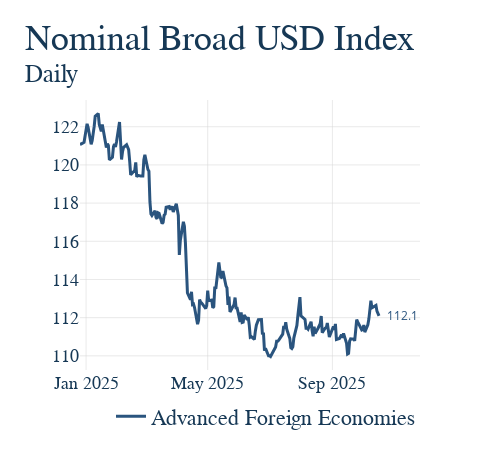

Here is the notebook cell this chart was saved with:
### Markdown cell above
5. Now that all our data is ready, make the graph and have it save itself as a .html file to graph_output whenver the notebooks is rerun. The name of the file should exactly match the notebook name. For instance, this file "example.ipynb" produces the graph "example.html." Nice work, you made a graph!

### Code cell
fig = go.Figure()

for col in joined_df.columns:
    fig.add_trace(
        go.Scatter(
            x=joined_df.index,
            y=joined_df[col],
            mode='lines',
            name=col
        )
    )

fig.update_layout(
    title = dict(text = 'Nominal Broad USD Index <br><sup>Daily</sup>'),
    xaxis_title=None,
    yaxis_title=None,
    legend = dict(
        orientation='h',
        y=-0.25
    ),
        height=450,
    width=500,
)

fig.update_yaxes(
    tickformat=".0f",
)

fig.update_xaxes(
    type='date',
    dtick="M4",
    tickformat='%b %Y',
)

ut.add_end_labels(fig = fig)

fig.show()

fig.write_html(GRAPH_OUTPUT_PATH / f"{GRAPH_NAME}.html")

### Figure 1 — Plotly figure (JSON) as saved in the notebook; plotly's stock layout.template omitted (floating-point values rounded to 4 significant figures; data arrays with more than 128 entries replaced by an {"elided": "..."} marker saying what was removed)
{"data": [{"mode": "lines", "name": "Advanced Foreign Economies", "type": "scatter", "x": {"elided": "204 str values"}, "y": {"elided": "204 float values"}}, {"hoverinfo": "skip", "marker": {"color": "#2A547E", "size": 8, "symbol": "circle"}, "mode": "markers", "showlegend": false, "type": "scatter", "x": [1760659200000000000], "y": [112.1], "zorder": 3}], "layout": {"annotations": [{"font": {"color": "#2A547E"}, "showarrow": false, "text": "112.1", "x": "2025-10-17T00:00:00", "xanchor": "left", "xshift": 6, "y": 112.1, "yanchor": "middle"}], "height": 450, "legend": {"orientation": "h", "y": -0.25}, "title": {"text": "Nominal Broad USD Index <br><sup>Daily</sup>"}, "width": 500, "xaxis": {"dtick": "M4", "tickformat": "%b %Y", "title": {}, "type": "date"}, "yaxis": {"tickformat": ".0f", "title": {}}}}
